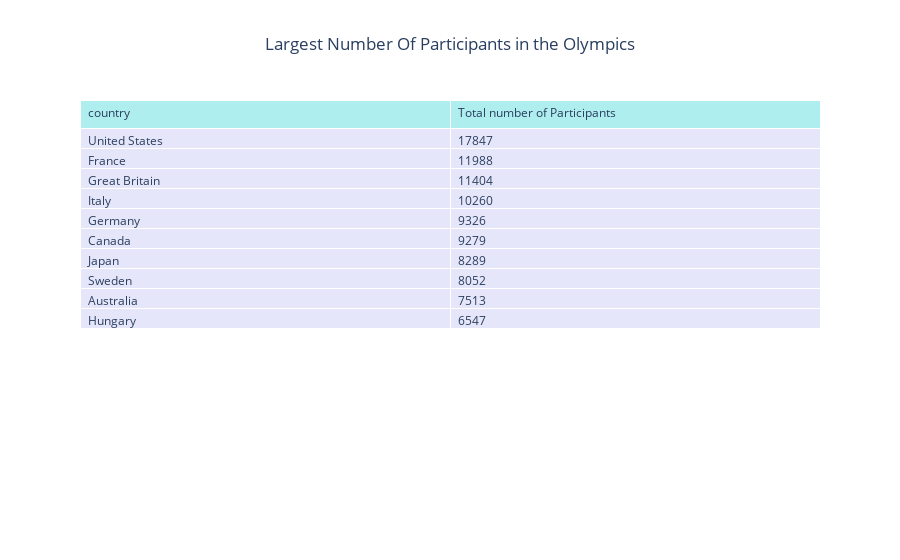

The code cell stored with this chart in its notebook:
### Code cell
fig = go.Figure(data=[go.Table(
    header=dict(values=['country','Total number of Participants'],
               fill_color = 'paleturquoise',
               align='left'),
    cells = dict(values=[table.country, table.Total],
                fill_color='lavender',
                align='left'))
                     ])
fig.update_layout(title='Largest Number Of Participants in the Olympics',title_x=0.5)
fig.show()

### Figure 1 — Plotly figure (JSON) as saved in the notebook; plotly's stock layout.template omitted (floating-point values rounded to 4 significant figures)
{"data": [{"cells": {"align": "left", "fill": {"color": "lavender"}, "values": [["United States", "France", "Great Britain", "Italy", "Germany", "Canada", "Japan", "Sweden", "Australia", "Hungary"], [17847, 11988, 11404, 10260, 9326, 9279, 8289, 8052, 7513, 6547]]}, "header": {"align": "left", "fill": {"color": "paleturquoise"}, "values": ["country", "Total number of Participants"]}, "type": "table"}], "layout": {"title": {"text": "Largest Number Of Participants in the Olympics", "x": 0.5}}}
